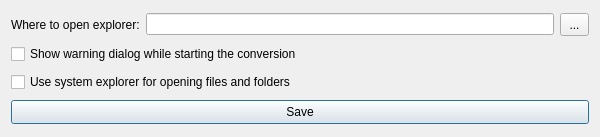
<?xml version="1.0" encoding="UTF-8"?>
<ui version="4.0">
 <class>settings_dialog</class>
 <widget class="QDialog" name="settings_dialog">
  <property name="windowModality">
   <enum>Qt::WindowModal</enum>
  </property>
  <property name="geometry">
   <rect>
    <x>0</x>
    <y>0</y>
    <width>600</width>
    <height>137</height>
   </rect>
  </property>
  <property name="minimumSize">
   <size>
    <width>400</width>
    <height>0</height>
   </size>
  </property>
  <property name="maximumSize">
   <size>
    <width>650</width>
    <height>16777215</height>
   </size>
  </property>
  <property name="windowTitle">
   <string>Settings</string>
  </property>
  <layout class="QVBoxLayout" name="verticalLayout">
   <item>
    <layout class="QHBoxLayout" name="horizontalLayout">
     <item>
      <widget class="QLabel" name="label">
       <property name="text">
        <string>Where to open explorer:</string>
       </property>
      </widget>
     </item>
     <item>
      <widget class="QLineEdit" name="explorerDefaultPathEdit"/>
     </item>
     <item>
      <widget class="QToolButton" name="explorerDefaultPathSelectBtn">
       <property name="styleSheet">
        <string notr="true">padding: 2px 4px;</string>
       </property>
       <property name="text">
        <string>...</string>
       </property>
       <property name="icon">
        <iconset resource="assets.qrc">
         <normaloff>:/icons/assets/icons/folder.svg</normaloff>:/icons/assets/icons/folder.svg</iconset>
       </property>
       <property name="iconSize">
        <size>
         <width>16</width>
         <height>16</height>
        </size>
       </property>
      </widget>
     </item>
    </layout>
   </item>
   <item>
    <widget class="QCheckBox" name="showConversionWarningDialogBox">
     <property name="text">
      <string>Show warning dialog while starting the conversion</string>
     </property>
     <property name="checked">
      <bool>false</bool>
     </property>
    </widget>
   </item>
   <item>
    <widget class="QCheckBox" name="useSystemExplorerBox">
     <property name="text">
      <string>Use system explorer for opening files and folders</string>
     </property>
    </widget>
   </item>
   <item>
    <widget class="QPushButton" name="saveSettingsBtn">
     <property name="styleSheet">
      <string notr="true">padding: 4px 0;</string>
     </property>
     <property name="text">
      <string>Save</string>
     </property>
    </widget>
   </item>
  </layout>
 </widget>
 <resources>
  <include location="assets.qrc"/>
 </resources>
 <connections/>
</ui>
